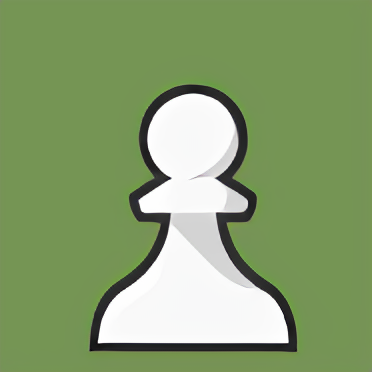
#> input picture pawn.png, 372 x 372 px, found by its file name
$ python ImageEditor.py
#> lines starting #> are read from the running program, lines starting #| are printed output that depends on the picture
import PIL
from PIL import Image
import numpy as np
#https://icons8.com/upscaler
#https://imagecolorpicker.com/en/
im = Image.open('pawn.png')
#> im is the input picture: PIL image 372x372 RGBA; mean R, G, B, A 134.8, 159, 109.6, 255

out = Image.new('RGBA', im.size, 0x000000)
#> out: PIL image 372x372 RGBA; every value is 0

width, height = im.size
#> width = 372; height = 372
for x in range(width):
    for y in range(height):
        r,g,b,d = im.getpixel((x,y))
        if (r <= 150 and r >= 60) and (g <= 200 and g >= 68)and (b <= 100 and b >= 50) and not r==g==b:
            out.putpixel((x,y), (255,255,255,0))
        else:
            out.putpixel((x,y), (r,g,b,d))
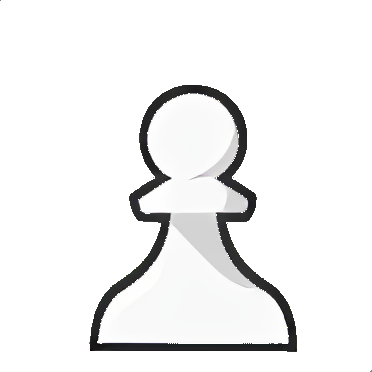
#> out: PIL image 372x372 RGBA; mean R, G, B, A 240.7, 240.7, 240.8, 59.5; transparent parts drawn white

out.save('bar.png')
